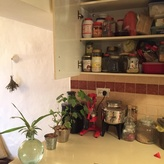
%> input picture ex 4/data/inp/mine/a1.jpg, 164 x 164 px, shrunk from 500 x 500 before the run; its folder holds only this picture in this run
$ octave myPanoramas.m   (GNU Octave 9; MATLAB toolbox functions it lacks are replaced by stand-ins)
%> lines starting %> are read from the running program, lines starting %| are printed output that depends on the picture
### ex 4/code/imReadAndConvert.m
function [ imageAfterConvert ] = imReadAndConvert( filename, representation )
%> called with filename = '../data/inp/mine/a1.jpg', representation = 1
%The function read image and convert the format (from RGB to grayscale)
%filename - string containing the image filename to read.
%representation - representation code, either 1 or 2 defining if the output should be either a grayscale
%image (1) or an RGB image (2).

imageInfo = imfinfo(filename);
im = imread(filename);
%> im is the input picture: size 164x164x3 uint8; mean R, G, B 157.4, 130.3, 101.1
imageAfterConvert = (double(im))/255;

if representation == 1
    if (strcmp(imageInfo.ColorType, 'truecolor'))
        imageAfterConvert = rgb2gray(imageAfterConvert);
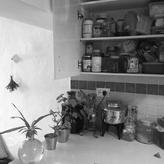
%> imageAfterConvert: size 164x164 double; min 0.0188, max 0.997, mean 0.53
    end
end
end

### ex 4/code/buildGaussianMask.m
function [ gauesFilter ] = buildGaussianMask( kernelSize )
%> called with kernelSize = 3
%% BUILDGAUSSIANMASK building a Gaussian filter
% kernelSize - size of the gaussian in each dimension (one odd integer).
    % gauesFilter - the gaussian filter after building.

%% Create 1D binomial coefficient
gauesFilter = [1,1];
for i=1:kernelSize-2
    gauesFilter = conv(gauesFilter,[1,1]);
end

%% Normilaize it
gauesFilter = gauesFilter ./ sum(gauesFilter);

end

### ex 4/code/reduce.m
function [ reducedIm ] = reduce(im, filter)
%% REDUCE reduce image size to an half of its size, using bluring mask
% im - a grayscale image with double values in [0,1].
% filter - a filter to use in the convolution.
    % reduceIm - the reduced image.

%% blur
blurIm = conv2(im, filter, 'same');
blurIm = conv2(blurIm, filter.', 'same');

%% sub-sample
reducedIm = blurIm(1:2:end, 1:2:end);

end

### ex 4/code/GaussianPyramid.m
function [pyr, filter] = GaussianPyramid(im, maxLevels, filterSize)
%% GAUSSIANPYRAMID construct a Gaussian pyramid of a given image.
% im - a grayscale image with double values in [0,1].
% maxLevels - the maximal number of levels in the resulting pyramid.
% filterSize - the size of the Gaussian filter.
    % pyr - the resulting pyramid as a column cell array.
    % filter - 1D-row used for the pyramid construction.

%% get the filter from the helper function
filter = buildGaussianMask(filterSize);

%% create the pyramid
pyr = cell(maxLevels, 1);
pyr{1} = im;
for i=1:maxLevels-1
    pyr{i+1} = reduce(pyr{i}, filter);
end
%> this loop made 2 passes
%> pass 1, in reduce, `blurIm = conv2(blurIm, filter.', 'same');`:
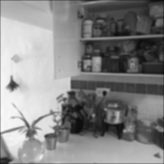
%> blurIm: size 164x164 double; min 0.0545, max 0.981, mean 0.526
%> pass 1, in reduce, `reducedIm = blurIm(1:2:end, 1:2:end);`:
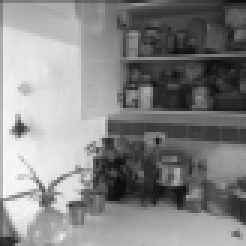
%> reducedIm: size 82x82 double (shown 3 times larger); min 0.055, max 0.977, mean 0.527
%> pass 2, in reduce (call 2), `blurIm = conv2(im, filter, 'same');`:
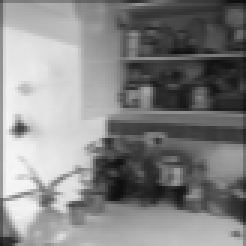
%> blurIm: size 82x82 double (shown 3 times larger); min 0.0519, max 0.966, mean 0.524
%> after the loop, pyr = 3 items
end

### ex 4/code/generatePanorama.m
function panorama = generatePanorama(inpPathFormat,outPath,numFrames,renderAtFrame,verbose)
% GENERATEPANORAMA Load set of RGB frames and combine them into a single RGB panorama.
%
% Syntax:
% panorama = generatePanorama(inpPathFormat,outPath,numFrames,renderAtFrame,verbose)
%
% Arguments:
% inpPathFormat - String having the form '/dir1/dir2/name%d.jpg' s.t. the
%   path to RGB frame i is sprintf('/dir1/dir2/name%d.jpg',i).
% outPath - Path to output panorama RGB image file.
% numFrames - Sets the frame indices ([1:numFrames]) to load.
% renderFrame - Sets the index of the frame towards which the rest of the
%   frames should be warped when rendering the panorama.
%
% Returns:
% panorama - Combined RGB panorama image.

if verbose;
  disp(' ');
  disp('Generate-Panorama started.');
end


ransacNumIters = 1500;
ransacInlierTol = 9;
minMatchScore = 0.33;

% load frames, detect feature point positions and compute their descriptors
if verbose;
  disp('Loading frames, detecting feature points and computing their descriptors...');
end
im = cell(numFrames,1);
pos = cell(numFrames,1);
desc = cell(numFrames,1);
for i=1:numFrames
  im{i} = imReadAndConvert(sprintf(inpPathFormat,i),1);
  pyr = GaussianPyramid(im{i},3,3);
%> pyr = 3 items
  [pos{i},desc{i}] = findFeatures(pyr);
end

% register homographies between all consecutive frame pairs
if verbose;
  disp('Registering homographies between all consecutive frame pairs...');
end
Hpair = cell(numFrames-1,1);
for i=1:numFrames-1
  [inda,indb] = matchFeatures(desc{i},desc{i+1},minMatchScore);
  posa = pos{i}(inda,:);
  posb = pos{i+1}(indb,:);
  [Hpair{i},inlind] = ransacHomography(posa,posb,ransacNumIters,ransacInlierTol);
  if verbose
    displayMatches(im{i},im{i+1},posa,posb,inlind);
		drawnow;
  end
end
clear im;
Htot = accumulateHomographies(Hpair, renderAtFrame);

% load RGB images
if verbose;
  disp('Loading RGB images...'); end
imR = cell(numFrames,1);
imG = cell(numFrames,1);
imB = cell(numFrames,1);
for i=1:numFrames
  imRGB = imReadAndConvert(sprintf(inpPathFormat,i),2);
  imR{i} = imRGB(:,:,1);
  imG{i} = imRGB(:,:,2);
  imB{i} = imRGB(:,:,3);
end

% render each image channel seperately using Htot
if verbose;
  disp('Rendering panorama...'); end
panorama(:,:,1) = renderPanorama(imR,Htot);
panorama(:,:,2) = renderPanorama(imG,Htot);
panorama(:,:,3) = renderPanorama(imB,Htot);

% possibly save panorama
if ~isempty(outPath)
  if verbose;
    fprintf(1,'Saving panorama to %s...\n',outPath); end
  imwrite(panorama,outPath,'Quality',93);
end

if verbose
  figure,imshow(panorama);
  disp('Done.');
end

### ex 4/code/spreadOutCorners.m
function pos = spreadOutCorners(im,n,m,radius)
%> called with n = 7, m = 7, radius = 3
% SPREADOUTCORNERS Detects Harris corners in an nxm grid of sub-images of im.
%
% Syntax:
% pos = spreadOutCorners(im,n,m,radius)
%
% Arguments:
% im - Grayscale image in which to search for Harris corners.
% n - Number of vertical sub-images to decompose im into.
% m - Number of horizontal sub-images to decompose im into.
% radius - The radius size of the features - this function will make sure
% that there will not be keypoints such that the featues will be sampled
% out of the picture's border
%
% Returns:
% pos - A kx2 matrix of [x,y] corner coordinates per row detected in im.
%
% Description:
% By running Matlab's Harris corner detector on seperate sub-images of a
% given image, spreadOutCorners is able to avoid returning corners
% concentrated in a small region of the image. This may have otherwise
% occured if maxNumCorners corners, having heighest Harris score, were
% concentrated in a small image region.

numFound = 0;
pos = zeros(800,2); % preallocate pos

%remove border such that keypoints will not be too close to the border
im=im((radius*4+1):end-(radius*5),(radius*4+1):end-(radius*5));
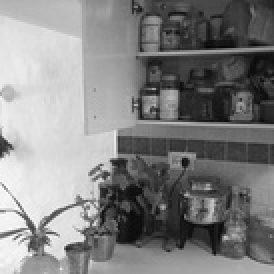
%> im: size 137x137 double (shown 2 times larger); min 0.0188, max 0.995, mean 0.513

% Harris will find at most siMaxNumCorners number of corners per sub-image
siWidth = floor(size(im,2)/m);  % sub-image width and height
%> siWidth = 19
siHeight = floor(size(im,1)/n); %
%> siHeight = 19
xbound = [1+(0:m-1)*siWidth,size(im,2)];  % boundary coords of sub-images
%> xbound = [1 20 39 58 77 96 115 137]
ybound = [1+(0:n-1)*siHeight,size(im,1)]; %
%> ybound = [1 20 39 58 77 96 115 137]

for j=1:numel(xbound)-1   % for all sub-images
  for i=1:numel(ybound)-1 %
    subIm = im(ybound(i):ybound(i+1),xbound(j):xbound(j+1));
    subImPos = HarrisCornerDetector(subIm);
    subImPos(:,1) = subImPos(:,1)+xbound(j)-1;
    subImPos(:,2) = subImPos(:,2)+ybound(i)-1;
    currNumFound = size(subImPos,1);
    pos(numFound+1:numFound+currNumFound,:) = subImPos;
    numFound = numFound+currNumFound;
  end
end
%> after the loop, numFound = 226; pos = 800 rows, first 12: [4 10; 12 30; 13 34; 15 33; 15 36; 17 35; 4 44; 5 51; 7 75; 4 79; 10 105; 11 102]; subImPos = [122 119; 123 121; 123 129; 128 130]

pos = pos(1:numFound,:); % get rid of the trailing zeros
%> pos = 226 rows, first 12: [4 10; 12 30; 13 34; 15 33; 15 36; 17 35; 4 44; 5 51; 7 75; 4 79; 10 105; 11 102]

%Returning the border back
pos=pos+radius*4;
%> pos = 226 rows, first 12: [16 22; 24 42; 25 46; 27 45; 27 48; 29 47; 16 56; 17 63; 19 87; 16 91; 22 117; 23 114]

### ex 4/code/findFeatures.m
function [pos,desc] = findFeatures(pyr)
% FINDFEATURES Detect feature points in pyramid and sample their descriptors.
% This function should call the functions spreadOutCorners for getting the keypoints, and
% sampleDescriptor for sampling a descriptor for each keypoint
% Arguments:
% pyr ? Gaussian pyramid of a grayscale image having 3 levels.
% Returns:
% pos ? An Nx2 matrix of [x,y] feature positions per row found in pyr. These
% coordinates are provided at the pyramid level pyr{1}.
% desc ? A kxkxN feature descriptor matrix.

pos = spreadOutCorners(pyr{1},7,7,3);

%% calc the pyramid layers and send to sampleDescriptor
l_2 = (2 ^ -1) * (pos - 1) + 1;
%> l_2 = 226 rows, first 12: [8.5 11.5; 12.5 21.5; 13 23.5; 14 23; 14 24.5; 15 24; 8.5 28.5; 9 32; 10 44; 8.5 46; 11.5 59; 12 57.5]
l_3 = (2 ^ -1) * (l_2 - 1) + 1;
%> l_3 = 226 rows, first 12: [4.75 6.25; 6.75 11.25; 7 12.25; 7.5 12; 7.5 12.75; 8 12.5; 4.75 14.75; 5 16.5; 5.5 22.5; 4.75 23.5; 6.25 30; 6.5 29.25]
desc = sampleDescriptor(pyr{3},l_3,3);

end

### ex 4/code/sampleDescriptor.m
function desc = sampleDescriptor(im,pos,descRad)
%> called with descRad = 3
% SAMPLEDESCRIPTOR Sample a MOPS?like descriptor at given positions in the image.
% Arguments:
% im ? nxm grayscale image to sample within.
% pos ? A Nx2 matrix of [x,y] descriptor positions in im.
% descRad ? ”Radius” of descriptors to compute (see below).
% Returns:
% desc ? A kxkxN 3?d matrix containing the ith descriptor
% at desc(:,:,i). The per?descriptor dimensions kxk are related to the
% descRad argument as follows k = 1+2?descRad.

%% init vars
k = 1+2*descRad;
N = size(pos,1);
%> N = 226
desc = zeros(k,k,N);

%% genrating the descriptors matrix
for i = 1:N
    u = pos(i,1);
    v = pos(i,2);
    [X,Y] = meshgrid(u-descRad:1:u+descRad, v-descRad:1:v+descRad);
    d = interp2(im,X,Y);
    difference = d - mean2(d);
    % normalization
    desc(:,:,i) = difference ./ norm(difference);
end
%> this loop made 226 passes
%> (u, v) on passes 1 to 3: (4.75, 6.25), (6.75, 11.25), (7, 12.25)
%> the run ends on the next line

### ex 4/code/myPanoramas.m
%
% This script generates all of my images.
% Input images are read from
% ../data/inp/mine and resulting panorams are then saved to
% ../data/out/mine
%

warning('OFF','images:initSize:adjustingMag');
tic;
numFrames = 3;
inpPathFormat = '../data/inp/mine/a%d.jpg';
 outPath = '../data/out/mine/a.jpg';
renderAtFrame = ceil(numFrames/2);
generatePanorama(inpPathFormat,outPath,numFrames,renderAtFrame,true);
